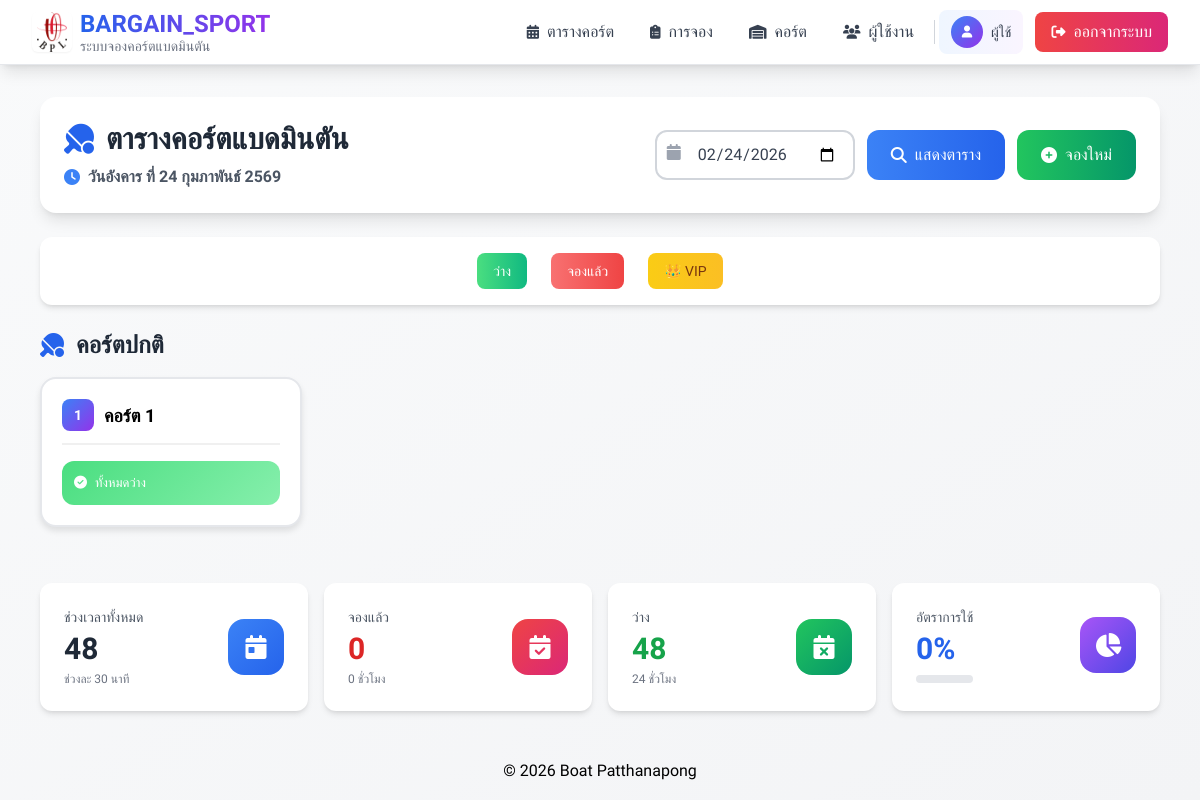
The app's page /timetable.php (signed in), older data.
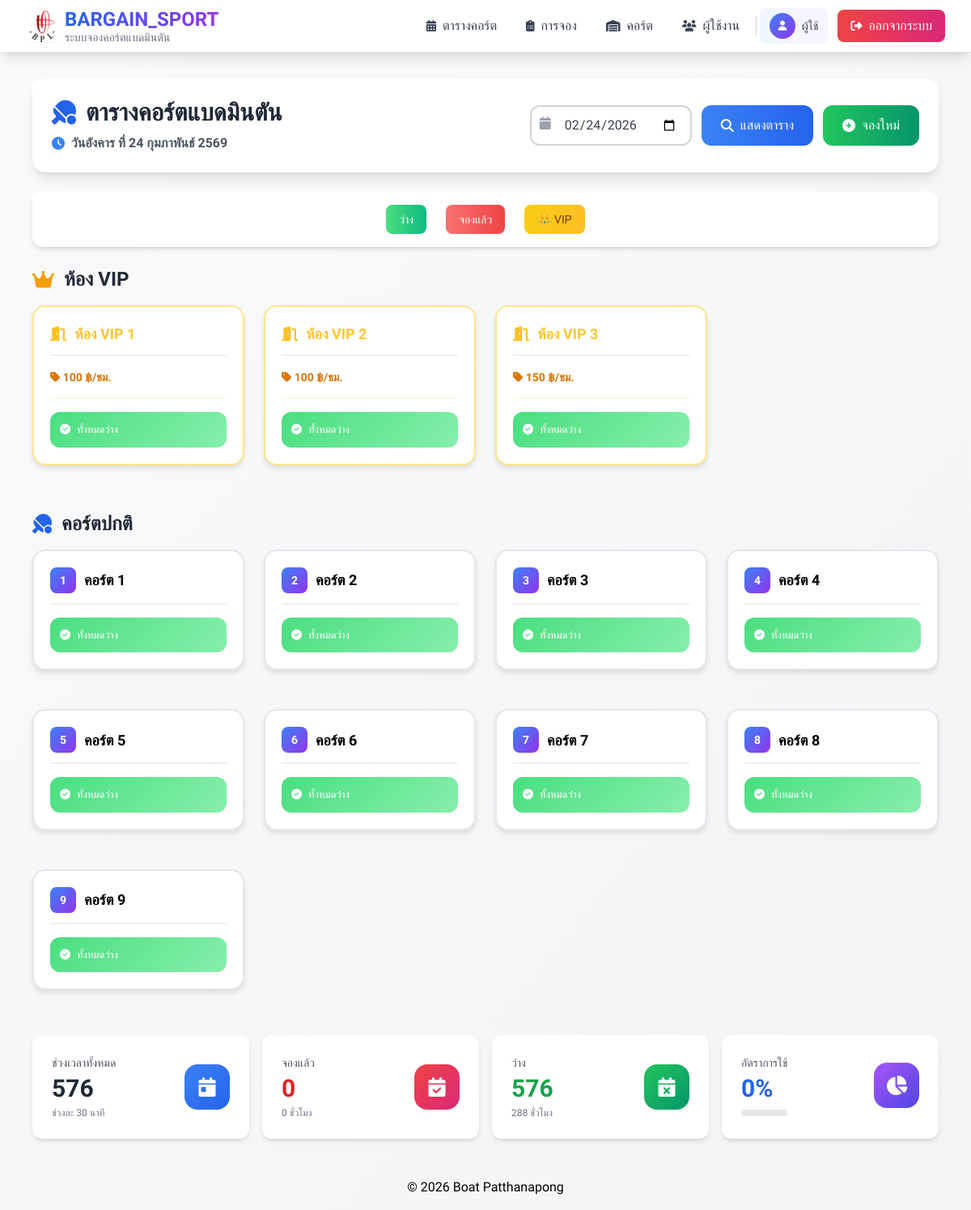
The same page, newer data.
### tables this page shows
CREATE TABLE `courts` (
  `id` int NOT NULL,
  `court_no` int NOT NULL,
  `vip_room_name` varchar(100) DEFAULT NULL COMMENT 'ชื่อห้อง VIP',
  `status` enum('Available','Booked','In Use','Maintenance') DEFAULT 'Available',
  `is_vip` tinyint(1) NOT NULL DEFAULT '0',
  `court_type` enum('normal','vip') DEFAULT 'normal' COMMENT 'ประเภทคอร์ต: normal=ปกติ, vip=VIP',
  `vip_price` decimal(10,2) DEFAULT NULL COMMENT 'ราคาพิเศษสำหรับคอร์ต VIP (บาท/ชั่วโมง)',
  `normal_price` decimal(10,2) DEFAULT NULL COMMENT 'ราคาคงที่สำหรับคอร์ตปกติ (optional)'
);

### timetable.php (the view, shortened to what this page needs)
<?php
require_once __DIR__ . '/config/db.php';
$date = $_GET['date'] ?? date('Y-m-d');
$courts = $pdo->query('SELECT * FROM courts ORDER BY court_type DESC, vip_room_name ASC, court_no ASC')->fetchAll();
$vipCourts = array_filter($courts, fn($c) => $c['court_type'] === 'vip' || $c['is_vip'] == 1);
$normalCourts = array_filter($courts, fn($c) => $c['court_type'] === 'normal' || $c['is_vip'] == 0);
$dateObj = new DateTime($date);
$thaiMonths = [
    1 => 'มกราคม', 'กุมภาพันธ์', 'มีนาคม', 'เมษายน', 'พฤษภาคม', 'มิถุนายน',
    'กรกฎาคม', 'สิงหาคม', 'กันยายน', 'ตุลาคม', 'พฤศจิกายน', 'ธันวาคม'
];
$thaiDays = ['อาทิตย์', 'จันทร์', 'อังคาร', 'พุธ', 'พฤหัสบดี', 'ศุกร์', 'เสาร์'];
$dayName = $thaiDays[(int)$dateObj->format('w')];
$dayNum = $dateObj->format('d');
$monthName = $thaiMonths[(int)$dateObj->format('n')];
$year = $dateObj->format('Y') + 543;
$thaiDate = "วัน$dayName ที่ $dayNum $monthName $year";
function getCourtDisplayName($court) {
    $isVip = ($court['court_type'] === 'vip' || $court['is_vip'] == 1);
    if ($isVip) {
        return $court['vip_room_name'] ?? 'ห้อง VIP';
    } else {
        return 'คอร์ต ' . $court['court_no'];
    }
}
?>
<!doctype html>
<html lang="th">
<head>
  <script src="https://cdn.tailwindcss.com"></script>
  <link rel="stylesheet" href="https://cdnjs.cloudflare.com/ajax/libs/font-awesome/6.4.0/css/all.min.css">
</head>
<body class="bg-gradient-to-br from-gray-50 to-gray-100 min-h-screen">
<?php include __DIR__ . '/includes/header.php'; ?>
<div class="container mx-auto px-4 py-8 max-w-6xl">
  <div class="bg-white rounded-2xl shadow-lg p-6 mb-6">
    <div class="flex flex-col lg:flex-row justify-between items-start lg:items-center gap-4">
      <div>
        <h1 class="text-3xl font-bold text-gray-800 flex items-center gap-3 mb-2">
          <i class="fas fa-table-tennis text-blue-600"></i>
          ตารางคอร์ตแบดมินตัน
        </h1>
        <p class="text-gray-600 flex items-center gap-2">
          <i class="fas fa-clock text-blue-500"></i>
          <span class="font-semibold"><?= $thaiDate ?></span>
        </p>
      </div>
      <form method="get" class="flex flex-col sm:flex-row gap-3 w-full lg:w-auto">
        <div class="relative">
          <input type="date" name="date" value="<?= htmlspecialchars($date) ?>"
                 class="pl-10 pr-4 py-2.5 border-2 border-gray-300 rounded-xl focus:border-blue-500 focus:ring-2 focus:ring-blue-200
                        transition-all outline-none font-medium text-gray-700 min-w-[200px]">
          <i class="fas fa-calendar absolute left-3 top-3.5 text-gray-400"></i>
        </div>
        <button type="submit"
                class="px-6 py-2.5 bg-gradient-to-r from-blue-500 to-blue-600 text-white rounded-xl font-medium
                       hover:from-blue-600 hover:to-blue-700 hover:shadow-lg transform hover:scale-105
                       transition-all duration-300 flex items-center justify-center gap-2">
          <i class="fas fa-search"></i>
          <span>แสดงตาราง</span>
        </button>
        <a href="/bookings/create.php"
           class="px-6 py-2.5 bg-gradient-to-r from-green-500 to-emerald-600 text-white rounded-xl font-medium
                  hover:from-green-600 hover:to-emerald-700 hover:shadow-lg transform hover:scale-105
                  transition-all duration-300 flex items-center justify-center gap-2">
          <i class="fas fa-plus-circle"></i>
          <span>จองใหม่</span>
        </a>
      </form>
    </div>
  </div>
  <div class="bg-white rounded-xl shadow-md p-4 mb-6 flex flex-wrap gap-6 items-center justify-center">
    <div class="flex items-center gap-2">
      <div class="px-4 py-2 bg-gradient-to-r from-green-400 to-emerald-500 text-white rounded-lg text-sm font-medium">ว่าง</div>
    </div>
    <div class="flex items-center gap-2">
      <div class="px-4 py-2 bg-gradient-to-r from-red-400 to-red-500 text-white rounded-lg text-sm font-medium">จองแล้ว</div>
    </div>
    <div class="flex items-center gap-2">
      <div class="px-4 py-2 bg-gradient-to-r from-yellow-400 to-amber-400 text-amber-900 rounded-lg text-sm font-medium">👑 VIP</div>
    </div>
  </div>
  <?php if (count($vipCourts) > 0): ?>
  <div class="mb-8">
    <h2 class="text-2xl font-bold text-gray-800 mb-4 flex items-center gap-3">
      <i class="fas fa-crown text-amber-500"></i>
      ห้อง VIP
    </h2>
    <div class="grid grid-cols-1 md:grid-cols-2 lg:grid-cols-4 gap-6">
      <?php foreach ($vipCourts as $c):
        $displayName = getCourtDisplayName($c);
      ?>
      <div class="court-card border-amber-200">
        <div class="court-title vip">
          <i class="fas fa-door-open text-amber-500"></i>
          <?= htmlspecialchars($displayName) ?>
        </div>
        <?php if ($c['vip_price']): ?>
        <div class="text-sm text-amber-600 font-semibold mb-4 pb-4 border-b border-amber-100">
          <i class="fas fa-tag"></i> <?= number_format($c['vip_price'], 0) ?> ฿/ชม.
        </div>
        <?php endif; ?>
        <div class="bookings-list">
          <?php
          $displayedBookings = [];
          ?>
          <?php
          if (empty($displayedBookings)):
          ?>
            <div class="booking-card booking-empty">
              <div><i class="fas fa-check-circle mr-2"></i>ทั้งหมดว่าง</div>
            </div>
          <?php endif; ?>
        </div>
      </div>
      <?php endforeach; ?>
    </div>
  </div>
  <?php endif; ?>
  <?php if (count($normalCourts) > 0): ?>
  <div>
    <h2 class="text-2xl font-bold text-gray-800 mb-4 flex items-center gap-3">
      <i class="fas fa-table-tennis text-blue-600"></i>
      คอร์ตปกติ
    </h2>
    <div class="grid grid-cols-1 md:grid-cols-2 lg:grid-cols-4 gap-6">
      <?php foreach ($normalCourts as $c):
        $displayName = getCourtDisplayName($c);
      ?>
      <div class="court-card">
        <div class="court-title">
          <div class="w-8 h-8 bg-gradient-to-br from-blue-500 to-purple-600 rounded-lg flex items-center justify-center text-white text-sm font-bold">
            <?= htmlspecialchars($c['court_no']) ?>
          </div>
          <?= htmlspecialchars($displayName) ?>
        </div>
        <div class="bookings-list">
          <?php
          $displayedBookings = [];
          ?>
          <?php
          if (empty($displayedBookings)):
          ?>
            <div class="booking-card booking-empty">
              <div><i class="fas fa-check-circle mr-2"></i>ทั้งหมดว่าง</div>
            </div>
          <?php endif; ?>
        </div>
      </div>
      <?php endforeach; ?>
    </div>
  </div>
  <?php endif; ?>
  <div class="mt-8 grid grid-cols-1 md:grid-cols-4 gap-4">
    <?php
    $totalSlots = count($courts) * 48;
    $bookedSlots = 0;
    $freeSlots = $totalSlots - $bookedSlots;
    $occupancyRate = $totalSlots > 0 ? round(($bookedSlots / $totalSlots) * 100, 1) : 0;
    ?>
    <div class="bg-white rounded-xl shadow-md p-6">
      <div class="flex items-center justify-between">
        <div>
          <p class="text-gray-600 text-sm mb-1">ช่วงเวลาทั้งหมด</p>
          <p class="text-3xl font-bold text-gray-800"><?= $totalSlots ?></p>
          <p class="text-xs text-gray-500 mt-1">ช่วงละ 30 นาที</p>
        </div>
        <div class="w-14 h-14 bg-gradient-to-br from-blue-500 to-blue-600 rounded-2xl flex items-center justify-center">
          <i class="fas fa-calendar-day text-white text-2xl"></i>
        </div>
      </div>
    </div>
    <div class="bg-white rounded-xl shadow-md p-6">
      <div class="flex items-center justify-between">
        <div>
          <p class="text-gray-600 text-sm mb-1">จองแล้ว</p>
          <p class="text-3xl font-bold text-red-600"><?= $bookedSlots ?></p>
          <p class="text-xs text-gray-500 mt-1"><?= round(($bookedSlots/2), 1) ?> ชั่วโมง</p>
        </div>
        <div class="w-14 h-14 bg-gradient-to-br from-red-500 to-pink-600 rounded-2xl flex items-center justify-center">
          <i class="fas fa-calendar-check text-white text-2xl"></i>
        </div>
      </div>
    </div>
    <div class="bg-white rounded-xl shadow-md p-6">
      <div class="flex items-center justify-between">
        <div>
          <p class="text-gray-600 text-sm mb-1">ว่าง</p>
          <p class="text-3xl font-bold text-green-600"><?= $freeSlots ?></p>
          <p class="text-xs text-gray-500 mt-1"><?= round(($freeSlots/2), 1) ?> ชั่วโมง</p>
        </div>
        <div class="w-14 h-14 bg-gradient-to-br from-green-500 to-emerald-600 rounded-2xl flex items-center justify-center">
          <i class="fas fa-calendar-times text-white text-2xl"></i>
        </div>
      </div>
    </div>
    <div class="bg-white rounded-xl shadow-md p-6">
      <div class="flex items-center justify-between">
        <div>
          <p class="text-gray-600 text-sm mb-1">อัตราการใช้</p>
          <p class="text-3xl font-bold text-blue-600"><?= $occupancyRate ?>%</p>
          <div class="w-full bg-gray-200 rounded-full h-2 mt-2">
          </div>
        </div>
        <div class="w-14 h-14 bg-gradient-to-br from-purple-500 to-indigo-600 rounded-2xl flex items-center justify-center">
          <i class="fas fa-chart-pie text-white text-2xl"></i>
        </div>
      </div>
    </div>
  </div>
</div>
<?php include __DIR__ . '/includes/footer.php'; ?>
</body>
</html>

### includes/header.php (shortened to what this page needs)
<nav class="bg-white shadow-lg border-b border-gray-200 sticky top-0 z-50">
  <div class="max-w-7xl mx-auto px-4 sm:px-6 lg:px-8">
    <div class="flex justify-between items-center h-16">
      <div class="flex items-center">
        <a href="/" class="flex items-center gap-2 group">
          <div class="w-10 h-10 flex items-center justify-center group-hover:scale-110 transition-transform duration-300">
            <img src="/logo/BPL.png" alt="BPL Logo" class="w-10 h-10 object-contain rounded-md shadow-sm">
          </div>
          <div class="flex flex-col leading-tight">
            <span class="text-2xl font-bold bg-gradient-to-r from-blue-600 to-purple-600 bg-clip-text text-transparent">
            </span>
            <span class="text-sm text-gray-500 -mt-1">ระบบจองคอร์ตแบดมินตัน</span>
          </div>
        </a>
      </div>
      <div class="hidden md:flex items-center space-x-1">
        <a href="/timetable.php"
           class="px-4 py-2 rounded-lg text-gray-700 hover:bg-gradient-to-r hover:from-blue-50 hover:to-purple-50
                  hover:text-blue-600 transition-all duration-300 font-medium flex items-center gap-2">
          <i class="fas fa-calendar-alt text-sm"></i>
          <span>ตารางคอร์ต</span>
        </a>
        <a href="/bookings/"
           class="px-4 py-2 rounded-lg text-gray-700 hover:bg-gradient-to-r hover:from-green-50 hover:to-cyan-50
                  hover:text-green-600 transition-all duration-300 font-medium flex items-center gap-2">
          <i class="fas fa-clipboard-list text-sm"></i>
          <span>การจอง</span>
        </a>
        <a href="/admin/courts.php"
           class="px-4 py-2 rounded-lg text-gray-700 hover:bg-gradient-to-r hover:from-slate-50 hover:to-gray-50
                  hover:text-slate-600 transition-all duration-300 font-medium flex items-center gap-2">
          <i class="fas fa-warehouse text-sm"></i>
          <span>คอร์ต</span>
        </a>
        <?php if (!empty($_SESSION['user']) && $_SESSION['user']['role'] === 'admin'): ?>
        <a href="/admin/users.php"
           class="px-4 py-2 rounded-lg text-gray-700 hover:bg-gradient-to-r hover:from-purple-50 hover:to-indigo-50
                  hover:text-purple-600 transition-all duration-300 font-medium flex items-center gap-2">
          <i class="fas fa-users text-sm"></i>
          <span>ผู้ใช้งาน</span>
        </a>
        <?php endif; ?>
        <div class="flex items-center gap-3 ml-2">
          <?php if (!empty($_SESSION['user'])): ?>
          <div class="flex items-center gap-2 px-3 py-1.5 bg-gradient-to-r from-blue-50 to-purple-50 rounded-lg">
            <div class="w-8 h-8 bg-gradient-to-br from-blue-500 to-purple-600 rounded-full flex items-center justify-center">
              <i class="fas fa-user text-white text-xs"></i>
            </div>
            <span class="text-sm font-medium text-gray-700">
              <?php echo htmlspecialchars($_SESSION['user']['name'] ?? 'ผู้ใช้'); ?>
            </span>
          </div>
          <?php endif; ?>
          <a href="/auth/logout.php"
             class="px-4 py-2 bg-gradient-to-r from-red-500 to-pink-600 text-white rounded-lg font-medium
                    hover:from-red-600 hover:to-pink-700 hover:shadow-lg transform hover:scale-105
                    transition-all duration-300 flex items-center gap-2">
            <i class="fas fa-sign-out-alt text-sm"></i>
            <span>ออกจากระบบ</span>
          </a>
        </div>
      </div>
    </div>
  </div>
</nav>

### includes/footer.php
<footer class="text-center py-4 text-muted">© <?=date('Y')?> Boat Patthanapong</footer>

### timetable.php (style rules this page uses)
.booking-card { border-radius: 12px; padding: 12px; margin-bottom: 8px; font-size: 13px; font-weight: 500; display: flex; justify-content: space-between; align-items: center; transition: all 0.2s ease; cursor: pointer; }
.booking-empty { background: linear-gradient(135deg, #4ade80 0%, #86efac 100%); color: white; cursor: default; }
.court-card { background: white; border-radius: 16px; padding: 20px; box-shadow: 0 4px 6px rgba(0,0,0,0.1); margin-bottom: 24px; border: 2px solid #e5e7eb; transition: all 0.3s ease; }
.court-title { font-size: 18px; font-weight: 700; margin-bottom: 16px; padding-bottom: 12px; border-bottom: 2px solid #f0f0f0; display: flex; align-items: center; gap: 10px; }
.court-title.vip { background: linear-gradient(135deg, #fbbf24 0%, #fcd34d 100%); background-clip: text; -webkit-background-clip: text; -webkit-text-fill-color: transparent; }
.bookings-list { display: grid; grid-template-columns: repeat(auto-fill, minmax(200px, 1fr)); gap: 12px; grid-auto-flow: row; }
.bookings-list .booking-empty { grid-column: 1 / -1; margin-bottom: 0; }

### includes/header.php (style rules this page uses)
body, .navbar, .nav-link, .font-medium, .font-bold, span, a, button { font-family: 'Prompt', sans-serif !important; }

Row changes from the older to the newer data that the page shows:
added courts: vip_room_name "ห้อง VIP 1", vip_price "100", shown under "ห้อง VIP"
added courts: vip_room_name "ห้อง VIP 2", vip_price "100", shown under "ห้อง VIP"
added courts: vip_room_name "ห้อง VIP 3", vip_price "150", shown under "ห้อง VIP"
added courts: court_no "2", court_no "คอร์ต 2", shown under "คอร์ตปกติ"
added courts: court_no "3", court_no "คอร์ต 3", shown under "คอร์ตปกติ"
added courts: court_no "4", court_no "คอร์ต 4", shown under "คอร์ตปกติ"
added courts: court_no "5", court_no "คอร์ต 5", shown under "คอร์ตปกติ"
added courts: court_no "6", court_no "คอร์ต 6", shown under "คอร์ตปกติ"
added courts: court_no "7", court_no "คอร์ต 7", shown under "คอร์ตปกติ"
added courts: court_no "8", court_no "คอร์ต 8", shown under "คอร์ตปกติ"
added courts: court_no "9", court_no "คอร์ต 9", shown under "คอร์ตปกติ"
Text that changed along with them:
$totalSlots: "48" → "576"
$freeSlots: "48" → "576"
$freeSlots/2: "24" → "288"
text now shown: "ห้อง VIP"
